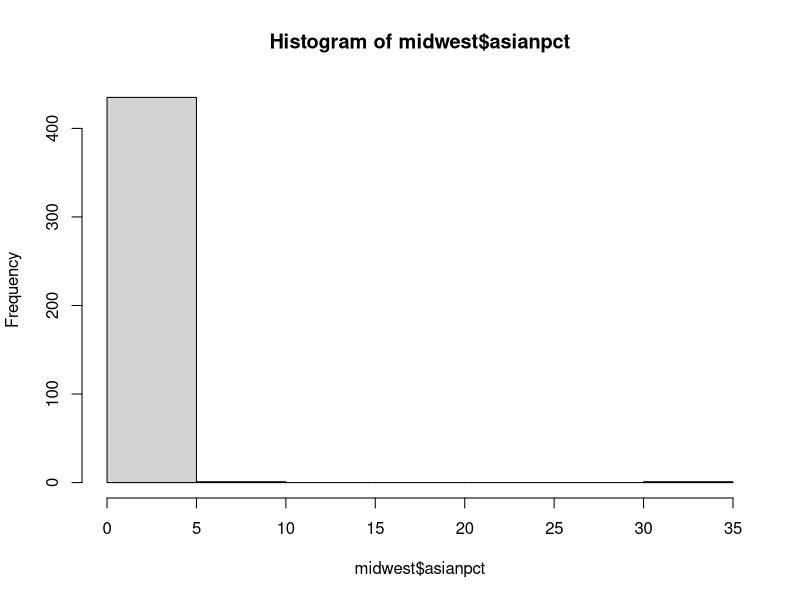
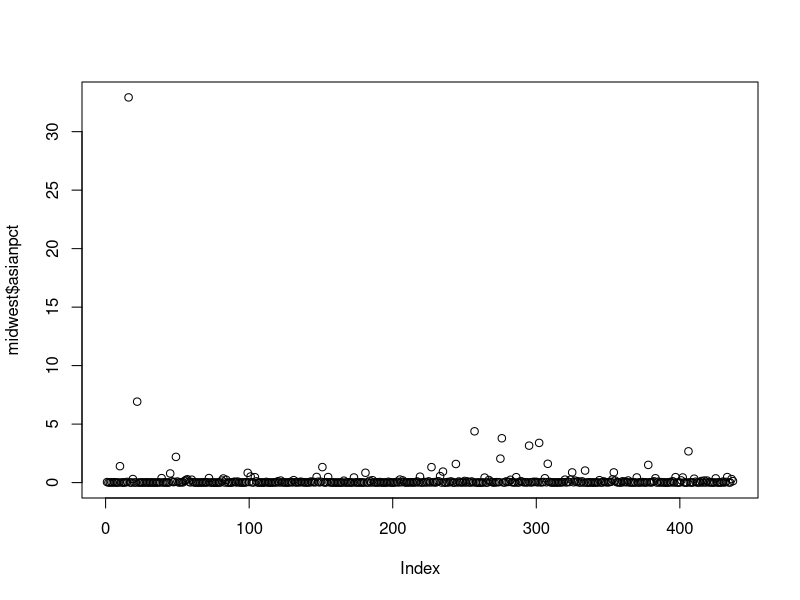
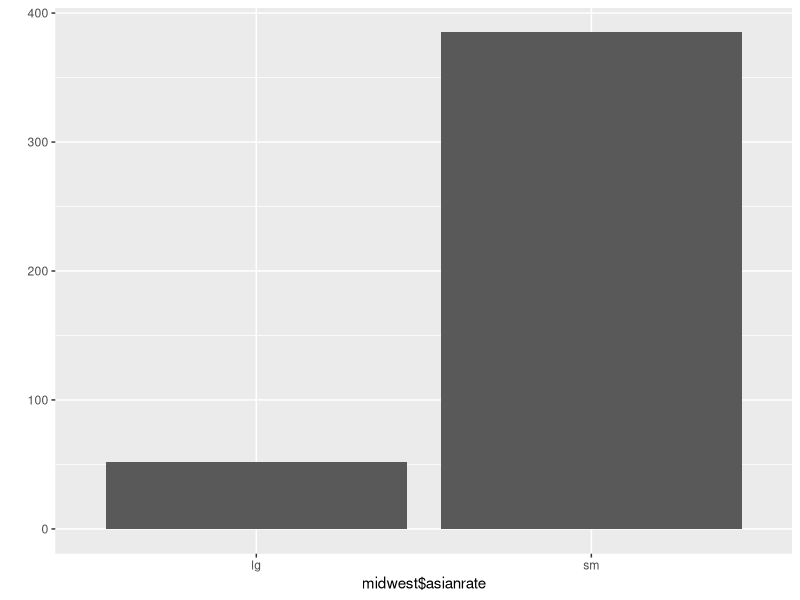

These figures' R source, in order:
# 문항 1. ####

library(ggplot2)
mpg = as.data.frame(ggplot2::mpg)

# [mpg column]
# manufacturer: 제조사
# displ: 배기량(displacement)
# trans: 변속기 종류
# cyl: 실린더 개수
# drv: 구동방식(drive wheel)
# cty: 도시 연비
# hwy: 고속도로 연비
# fl: 연료종류(fuel)

# 1)
# mpg 데이터에서 통합 연비(도시와 고속도로)가 높은 순으로 출력하시오.

# 1안.

mpg[order(-mpg$cty, -mpg$hwy),]

# 2안.

mpg$cthw = mpg$cty + mpg$hwy
head(mpg)
mpg[order(-mpg$cthw),]

# 2)
# mpg 데이터에서 생산연도별 연료 종류에 따른 통합연비를 연도순으로 출력하시오.

x = aggregate(data=mpg, cthw~(year+fl), mean)
x[order(x$year),]


# --------------------------------------------------------------

# 문항 2. ####

# 1)
# midwest 데이터를 data.frame으로 불러온 후, 
# 전체인구와 아시아계인구의 데이터의 특징을 설명하시오.

midwest = as.data.frame(ggplot2::midwest)
class(midwest)

library('psych')
describe(midwest)
colnames(midwest)
aggregate(data=midwest, cbind(poptotal, popdensity, popasian)~state, mean)

# 데이터의 특징 : 각 지역에 사는 인구의 특징을 나타냈다.
#                 (특히, 인종, 민족, 성인/어린이, 빈곤률 등 각 지역의 특징을 나타냈다.)
#
# percasian 컬럼은 각 PID의 (popasian / poptotal) * 100 이다.
# 즉, 각 PID의 인구 대비 아시아계 인구 비율을 알 수 있다.


# 2)
# poptotal 변수(컬럼)를 total로, popasian 변수를 asian으로 변수명을 변경하는 코드를 작성하시오.

# 1안.

install.packages('dplyr')
library('dplyr')

midwest = rename(midwest, total = poptotal)
midwest = rename(midwest, asian = popasian)

colnames(midwest)

# 2안.

colnames(midwest)[5] = 'total'
colnames(midwest)[10] = 'asian'


# 3)
# 전체 아시아계 인구수와, asian 변수를 이용해 '전체 아시아계 인구 대비 아시아계 인구 백분율' 
# 파생변수(asianpct)를 추가하고, 히스토그램을 그리시오.

ta = sum(midwest$asian)

midwest$asianpct = (midwest$asian / ta) * 100

hist(midwest$asianpct)

sum(midwest$asianpct) # 데이터 검증

library(ggplot2)
plot(midwest$asianpct)

# 4)
# 도시(state)기준으로 아시아계 인구가 어떻게 분포하는지 설명하시오.

table(midwest$state)

sa = aggregate(data=midwest, asianpct~state, sum)
sa

sa[order(-sa$asianpct),] # 아시아계 인구비율로 내림차순.(state 기준) 

sum(sa$asianpct) # 데이터 검증

# 설명.
# state(IL, IN, MI, OH, WI)가 있고, 
# 아시아계 인구 비율이 가장 높은 state는 IL으로 49.8%로 나타났다.
#                    가장 적은 state는 IN으로 6.57%로 나타났다.

# 5)
# 아시아계 인구 백분율(asianpct)의 전체 평균을 구하고, 
# 평균을 초과하면 "lg", 그 외는 "sm"을 부여하는 파생변수(asianrate)를 추가하는 코드를 작성하시오.

am = mean(midwest$asianpct)

midwest$asianrate = ifelse(midwest$asianpct > am, 'lg', 'sm')
head(midwest)


# 6)
# "lg"와 "sm"에 해당하는 지역이 얼마나 되는지 빈도 막대그래프(qplot)을 그려보시오.

library(ggplot2)
qplot(midwest$asianrate)
